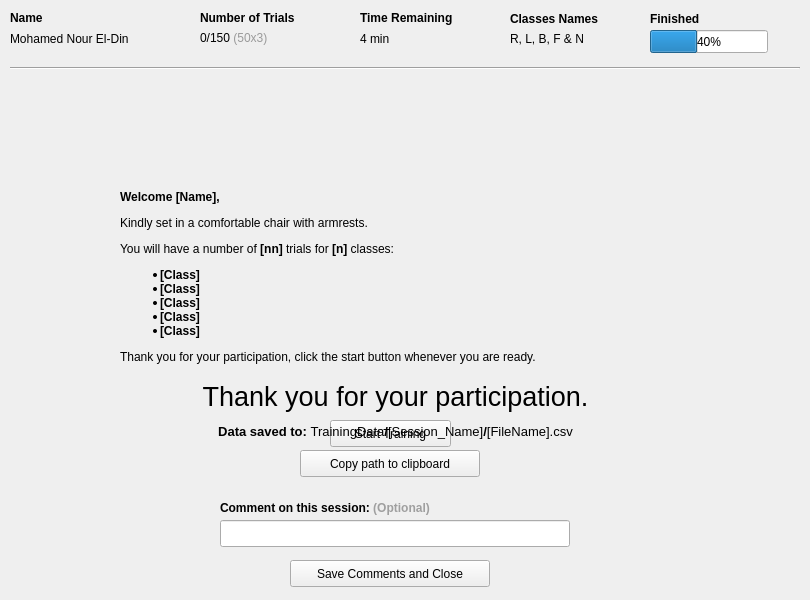
<?xml version="1.0" encoding="UTF-8"?>
<ui version="4.0">
 <class>TrainWindow</class>
 <widget class="QMainWindow" name="TrainWindow">
  <property name="geometry">
   <rect>
    <x>0</x>
    <y>0</y>
    <width>810</width>
    <height>600</height>
   </rect>
  </property>
  <property name="minimumSize">
   <size>
    <width>810</width>
    <height>600</height>
   </size>
  </property>
  <property name="windowTitle">
   <string>Braingizer Trainer - Training Session</string>
  </property>
  <widget class="QWidget" name="centralwidget">
   <widget class="QLabel" name="untoggleIcon">
    <property name="geometry">
     <rect>
      <x>770</x>
      <y>10</y>
      <width>24</width>
      <height>24</height>
     </rect>
    </property>
    <property name="text">
     <string/>
    </property>
    <property name="pixmap">
     <pixmap>Resources/IMGs/Icon_Untoggled.png</pixmap>
    </property>
   </widget>
   <widget class="QFrame" name="detalisParent_Frame">
    <property name="geometry">
     <rect>
      <x>10</x>
      <y>10</y>
      <width>790</width>
      <height>60</height>
     </rect>
    </property>
    <property name="autoFillBackground">
     <bool>true</bool>
    </property>
    <property name="frameShape">
     <enum>QFrame::NoFrame</enum>
    </property>
    <property name="frameShadow">
     <enum>QFrame::Raised</enum>
    </property>
    <widget class="Line" name="details_Line">
     <property name="geometry">
      <rect>
       <x>0</x>
       <y>50</y>
       <width>790</width>
       <height>16</height>
      </rect>
     </property>
     <property name="orientation">
      <enum>Qt::Horizontal</enum>
     </property>
    </widget>
    <widget class="QLabel" name="toggleIcon">
     <property name="geometry">
      <rect>
       <x>760</x>
       <y>0</y>
       <width>24</width>
       <height>24</height>
      </rect>
     </property>
     <property name="text">
      <string/>
     </property>
     <property name="pixmap">
      <pixmap>Resources/IMGs/Icon_Toggled.png</pixmap>
     </property>
    </widget>
    <widget class="QFrame" name="detalisChild_Frame">
     <property name="geometry">
      <rect>
       <x>0</x>
       <y>0</y>
       <width>760</width>
       <height>50</height>
      </rect>
     </property>
     <property name="autoFillBackground">
      <bool>true</bool>
     </property>
     <property name="frameShape">
      <enum>QFrame::NoFrame</enum>
     </property>
     <property name="frameShadow">
      <enum>QFrame::Raised</enum>
     </property>
     <widget class="QLabel" name="label_2">
      <property name="geometry">
       <rect>
        <x>190</x>
        <y>0</y>
        <width>121</width>
        <height>17</height>
       </rect>
      </property>
      <property name="styleSheet">
       <string notr="true">font: bold;</string>
      </property>
      <property name="text">
       <string>&lt;html&gt;&lt;head/&gt;&lt;body&gt;&lt;p&gt;Number of Trials&lt;/p&gt;&lt;/body&gt;&lt;/html&gt;</string>
      </property>
     </widget>
     <widget class="QProgressBar" name="Finished_ProgBar">
      <property name="enabled">
       <bool>true</bool>
      </property>
      <property name="geometry">
       <rect>
        <x>640</x>
        <y>20</y>
        <width>118</width>
        <height>23</height>
       </rect>
      </property>
      <property name="value">
       <number>40</number>
      </property>
     </widget>
     <widget class="QLabel" name="label_4">
      <property name="geometry">
       <rect>
        <x>0</x>
        <y>0</y>
        <width>111</width>
        <height>17</height>
       </rect>
      </property>
      <property name="styleSheet">
       <string notr="true">font: bold;</string>
      </property>
      <property name="text">
       <string>&lt;html&gt;&lt;head/&gt;&lt;body&gt;&lt;p&gt;Name&lt;/p&gt;&lt;/body&gt;&lt;/html&gt;</string>
      </property>
     </widget>
     <widget class="QLabel" name="NumberOfTrials_Label">
      <property name="geometry">
       <rect>
        <x>190</x>
        <y>20</y>
        <width>161</width>
        <height>17</height>
       </rect>
      </property>
      <property name="text">
       <string>&lt;html&gt;&lt;head/&gt;&lt;body&gt;&lt;p&gt; 0/150 &lt;span style=&quot; color:#9a9a9a;&quot;&gt;(50x3)&lt;/span&gt;&lt;/p&gt;&lt;/body&gt;&lt;/html&gt;</string>
      </property>
     </widget>
     <widget class="QLabel" name="label_3">
      <property name="geometry">
       <rect>
        <x>640</x>
        <y>0</y>
        <width>66</width>
        <height>17</height>
       </rect>
      </property>
      <property name="styleSheet">
       <string notr="true">font: bold;</string>
      </property>
      <property name="text">
       <string>Finished</string>
      </property>
     </widget>
     <widget class="QLabel" name="Name_Label">
      <property name="geometry">
       <rect>
        <x>0</x>
        <y>20</y>
        <width>161</width>
        <height>17</height>
       </rect>
      </property>
      <property name="text">
       <string>Mohamed Nour El-Din</string>
      </property>
     </widget>
     <widget class="QLabel" name="label_6">
      <property name="geometry">
       <rect>
        <x>350</x>
        <y>0</y>
        <width>120</width>
        <height>17</height>
       </rect>
      </property>
      <property name="styleSheet">
       <string notr="true">font: bold;</string>
      </property>
      <property name="text">
       <string>&lt;html&gt;&lt;head/&gt;&lt;body&gt;&lt;p&gt;Time Remaining&lt;/p&gt;&lt;/body&gt;&lt;/html&gt;</string>
      </property>
     </widget>
     <widget class="QLabel" name="EstimatedTime_Label">
      <property name="geometry">
       <rect>
        <x>350</x>
        <y>20</y>
        <width>110</width>
        <height>17</height>
       </rect>
      </property>
      <property name="text">
       <string>4 min</string>
      </property>
     </widget>
     <widget class="QLabel" name="ClassesNames_Label">
      <property name="geometry">
       <rect>
        <x>500</x>
        <y>20</y>
        <width>90</width>
        <height>17</height>
       </rect>
      </property>
      <property name="text">
       <string>R, L, B, F &amp; N</string>
      </property>
     </widget>
     <widget class="QLabel" name="label_7">
      <property name="geometry">
       <rect>
        <x>500</x>
        <y>0</y>
        <width>120</width>
        <height>17</height>
       </rect>
      </property>
      <property name="styleSheet">
       <string notr="true">font: bold;</string>
      </property>
      <property name="text">
       <string>Classes Names</string>
      </property>
     </widget>
     <zorder>ClassesNames_Label</zorder>
     <zorder>label_7</zorder>
     <zorder>label_2</zorder>
     <zorder>Finished_ProgBar</zorder>
     <zorder>label_4</zorder>
     <zorder>NumberOfTrials_Label</zorder>
     <zorder>label_3</zorder>
     <zorder>Name_Label</zorder>
     <zorder>label_6</zorder>
     <zorder>EstimatedTime_Label</zorder>
    </widget>
   </widget>
   <widget class="QFrame" name="Arrows_Frame">
    <property name="geometry">
     <rect>
      <x>110</x>
      <y>200</y>
      <width>560</width>
      <height>180</height>
     </rect>
    </property>
    <property name="frameShape">
     <enum>QFrame::NoFrame</enum>
    </property>
    <property name="frameShadow">
     <enum>QFrame::Raised</enum>
    </property>
    <widget class="QLabel" name="RightArrow">
     <property name="geometry">
      <rect>
       <x>369</x>
       <y>52</y>
       <width>188</width>
       <height>41</height>
      </rect>
     </property>
     <property name="text">
      <string/>
     </property>
     <property name="pixmap">
      <pixmap>Resources/IMGs/TrainUI_RightArrow_Grey.png</pixmap>
     </property>
    </widget>
    <widget class="QLabel" name="LeftArrow">
     <property name="geometry">
      <rect>
       <x>2</x>
       <y>57</y>
       <width>188</width>
       <height>41</height>
      </rect>
     </property>
     <property name="text">
      <string/>
     </property>
     <property name="pixmap">
      <pixmap>Resources/IMGs/TrainUI_LeftArrow_Grey.png</pixmap>
     </property>
    </widget>
    <widget class="QLabel" name="BwdArrow">
     <property name="geometry">
      <rect>
       <x>200</x>
       <y>100</y>
       <width>156</width>
       <height>80</height>
      </rect>
     </property>
     <property name="text">
      <string/>
     </property>
     <property name="pixmap">
      <pixmap>Resources/IMGs/TrainUI_BackArrow_Grey.png</pixmap>
     </property>
    </widget>
    <widget class="QLabel" name="FwdArrow">
     <property name="geometry">
      <rect>
       <x>225</x>
       <y>6</y>
       <width>112</width>
       <height>44</height>
      </rect>
     </property>
     <property name="text">
      <string/>
     </property>
     <property name="pixmap">
      <pixmap>Resources/IMGs/TrainUI_FWDArrow_Grey.png</pixmap>
     </property>
    </widget>
    <widget class="QLabel" name="StopCircle">
     <property name="geometry">
      <rect>
       <x>234</x>
       <y>59</y>
       <width>85</width>
       <height>33</height>
      </rect>
     </property>
     <property name="text">
      <string/>
     </property>
     <property name="pixmap">
      <pixmap>Resources/IMGs/TrainUI_Stop_Grey.png</pixmap>
     </property>
    </widget>
   </widget>
   <widget class="QFrame" name="Welcome_Frame">
    <property name="geometry">
     <rect>
      <x>100</x>
      <y>180</y>
      <width>580</width>
      <height>280</height>
     </rect>
    </property>
    <property name="frameShape">
     <enum>QFrame::NoFrame</enum>
    </property>
    <property name="frameShadow">
     <enum>QFrame::Raised</enum>
    </property>
    <widget class="QLabel" name="WelcomeNote_Label">
     <property name="geometry">
      <rect>
       <x>20</x>
       <y>10</y>
       <width>540</width>
       <height>210</height>
      </rect>
     </property>
     <property name="styleSheet">
      <string notr="true">font: bold;</string>
     </property>
     <property name="text">
      <string>&lt;html&gt;&lt;head/&gt;&lt;body&gt;&lt;p align=&quot;justify&quot;&gt;Welcome [Name],&lt;/p&gt;&lt;p align=&quot;justify&quot;&gt;&lt;span style=&quot; font-weight:400;&quot;&gt;Kindly set in a comfortable chair with armrests.&lt;/span&gt;&lt;/p&gt;&lt;p align=&quot;justify&quot;&gt;&lt;span style=&quot; font-weight:400;&quot;&gt;You will have a number of &lt;/span&gt;[nn]&lt;span style=&quot; font-weight:400;&quot;&gt; trials for &lt;/span&gt;[n]&lt;span style=&quot; font-weight:400;&quot;&gt; classes:&lt;/span&gt;&lt;/p&gt;&lt;ul style=&quot;margin-top: 0px; margin-bottom: 0px; margin-left: 0px; margin-right: 0px; -qt-list-indent: 1;&quot;&gt;&lt;li&gt;[Class]&lt;/li&gt;&lt;li&gt;[Class]&lt;/li&gt;&lt;li&gt;[Class]&lt;/li&gt;&lt;li&gt;[Class]&lt;/li&gt;&lt;li&gt;[Class]&lt;/li&gt;&lt;/ul&gt;&lt;p align=&quot;justify&quot;&gt;&lt;span style=&quot; font-weight:400;&quot;&gt;Thank you for your participation, click the start button whenever you are ready.&lt;/span&gt;&lt;/p&gt;&lt;/body&gt;&lt;/html&gt;</string>
     </property>
     <property name="alignment">
      <set>Qt::AlignLeading|Qt::AlignLeft|Qt::AlignTop</set>
     </property>
    </widget>
    <widget class="QPushButton" name="Start_Button">
     <property name="geometry">
      <rect>
       <x>230</x>
       <y>240</y>
       <width>121</width>
       <height>27</height>
      </rect>
     </property>
     <property name="text">
      <string>Start Training</string>
     </property>
    </widget>
    <zorder>Start_Button</zorder>
    <zorder>WelcomeNote_Label</zorder>
   </widget>
   <widget class="QFrame" name="FinishedNote_Frame">
    <property name="geometry">
     <rect>
      <x>0</x>
      <y>350</y>
      <width>791</width>
      <height>280</height>
     </rect>
    </property>
    <property name="frameShape">
     <enum>QFrame::NoFrame</enum>
    </property>
    <property name="frameShadow">
     <enum>QFrame::Raised</enum>
    </property>
    <widget class="QLabel" name="FinishedNote_Label">
     <property name="geometry">
      <rect>
       <x>0</x>
       <y>10</y>
       <width>791</width>
       <height>100</height>
      </rect>
     </property>
     <property name="text">
      <string notr="true">&lt;html&gt;&lt;head/&gt;&lt;body&gt;&lt;p align=&quot;center&quot;&gt;&lt;span style=&quot; font-size:20pt;&quot;&gt;Thank you for your participation.&lt;/span&gt;&lt;/p&gt;&lt;p align=&quot;center&quot;&gt;&lt;span style=&quot; font-size:10pt; font-weight:600;&quot;&gt;Data saved to: &lt;/span&gt;&lt;span style=&quot; font-size:10pt;&quot;&gt;TrainingData&lt;/span&gt;&lt;span style=&quot; font-size:10pt; font-weight:600;&quot;&gt;/&lt;/span&gt;&lt;span style=&quot; font-size:10pt;&quot;&gt;[Session_Name]&lt;/span&gt;&lt;span style=&quot; font-size:10pt; font-weight:600;&quot;&gt;/&lt;/span&gt;&lt;span style=&quot; font-size:10pt;&quot;&gt;[FileName].csv&lt;/span&gt;&lt;/p&gt;&lt;/body&gt;&lt;/html&gt;</string>
     </property>
    </widget>
    <widget class="QPushButton" name="AddComments_Button">
     <property name="geometry">
      <rect>
       <x>290</x>
       <y>210</y>
       <width>200</width>
       <height>27</height>
      </rect>
     </property>
     <property name="text">
      <string>Save Comments and Close</string>
     </property>
    </widget>
    <widget class="QLineEdit" name="Comments_LineEdit">
     <property name="geometry">
      <rect>
       <x>220</x>
       <y>170</y>
       <width>350</width>
       <height>27</height>
      </rect>
     </property>
    </widget>
    <widget class="QLabel" name="label_17">
     <property name="geometry">
      <rect>
       <x>220</x>
       <y>150</y>
       <width>321</width>
       <height>17</height>
      </rect>
     </property>
     <property name="styleSheet">
      <string notr="true">font: bold;</string>
     </property>
     <property name="text">
      <string>&lt;html&gt;&lt;head/&gt;&lt;body&gt;&lt;p&gt;Comment on this session:&lt;span style=&quot; color:#9f9f9f;&quot;&gt; (Optional)&lt;/span&gt;&lt;/p&gt;&lt;/body&gt;&lt;/html&gt;</string>
     </property>
    </widget>
    <widget class="QPushButton" name="Clipboard_Button">
     <property name="geometry">
      <rect>
       <x>300</x>
       <y>100</y>
       <width>180</width>
       <height>27</height>
      </rect>
     </property>
     <property name="text">
      <string>Copy path to clipboard</string>
     </property>
    </widget>
   </widget>
   <widget class="QFrame" name="Arrows_Frame_Normal">
    <property name="geometry">
     <rect>
      <x>210</x>
      <y>70</y>
      <width>370</width>
      <height>110</height>
     </rect>
    </property>
    <property name="frameShape">
     <enum>QFrame::NoFrame</enum>
    </property>
    <property name="frameShadow">
     <enum>QFrame::Raised</enum>
    </property>
    <widget class="QLabel" name="RightArrow_Normal">
     <property name="geometry">
      <rect>
       <x>215</x>
       <y>0</y>
       <width>155</width>
       <height>110</height>
      </rect>
     </property>
     <property name="text">
      <string/>
     </property>
     <property name="pixmap">
      <pixmap>Resources/IMGs/TrainUI_RightArrow_Normal_Grey.png</pixmap>
     </property>
    </widget>
    <widget class="QLabel" name="LeftArrow_Normal">
     <property name="geometry">
      <rect>
       <x>0</x>
       <y>0</y>
       <width>155</width>
       <height>110</height>
      </rect>
     </property>
     <property name="text">
      <string/>
     </property>
     <property name="pixmap">
      <pixmap>Resources/IMGs/TrainUI_LeftArrow_Normal_Grey.png</pixmap>
     </property>
    </widget>
   </widget>
   <zorder>detalisParent_Frame</zorder>
   <zorder>untoggleIcon</zorder>
   <zorder>Arrows_Frame</zorder>
   <zorder>Welcome_Frame</zorder>
   <zorder>FinishedNote_Frame</zorder>
   <zorder>Arrows_Frame_Normal</zorder>
  </widget>
 </widget>
 <resources/>
 <connections/>
</ui>
